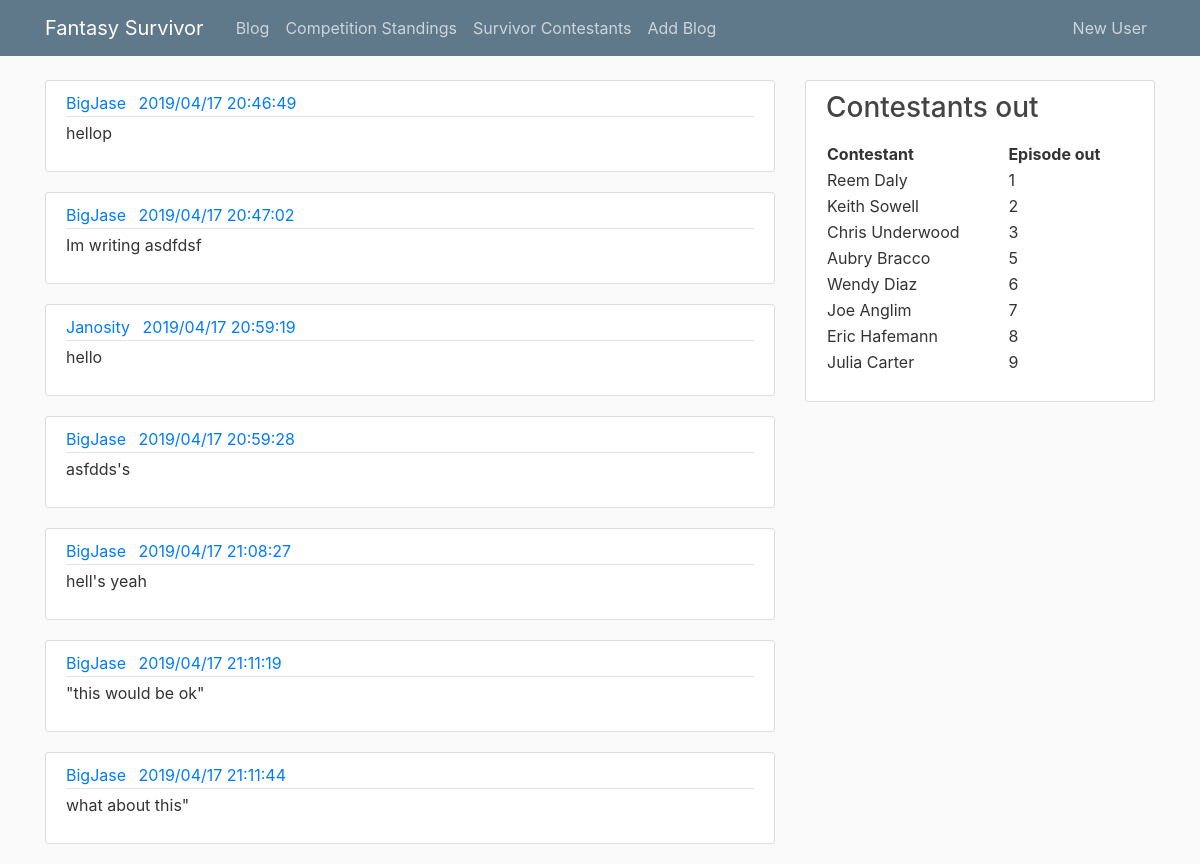
/blog, run on an earlier commit of the app's database.
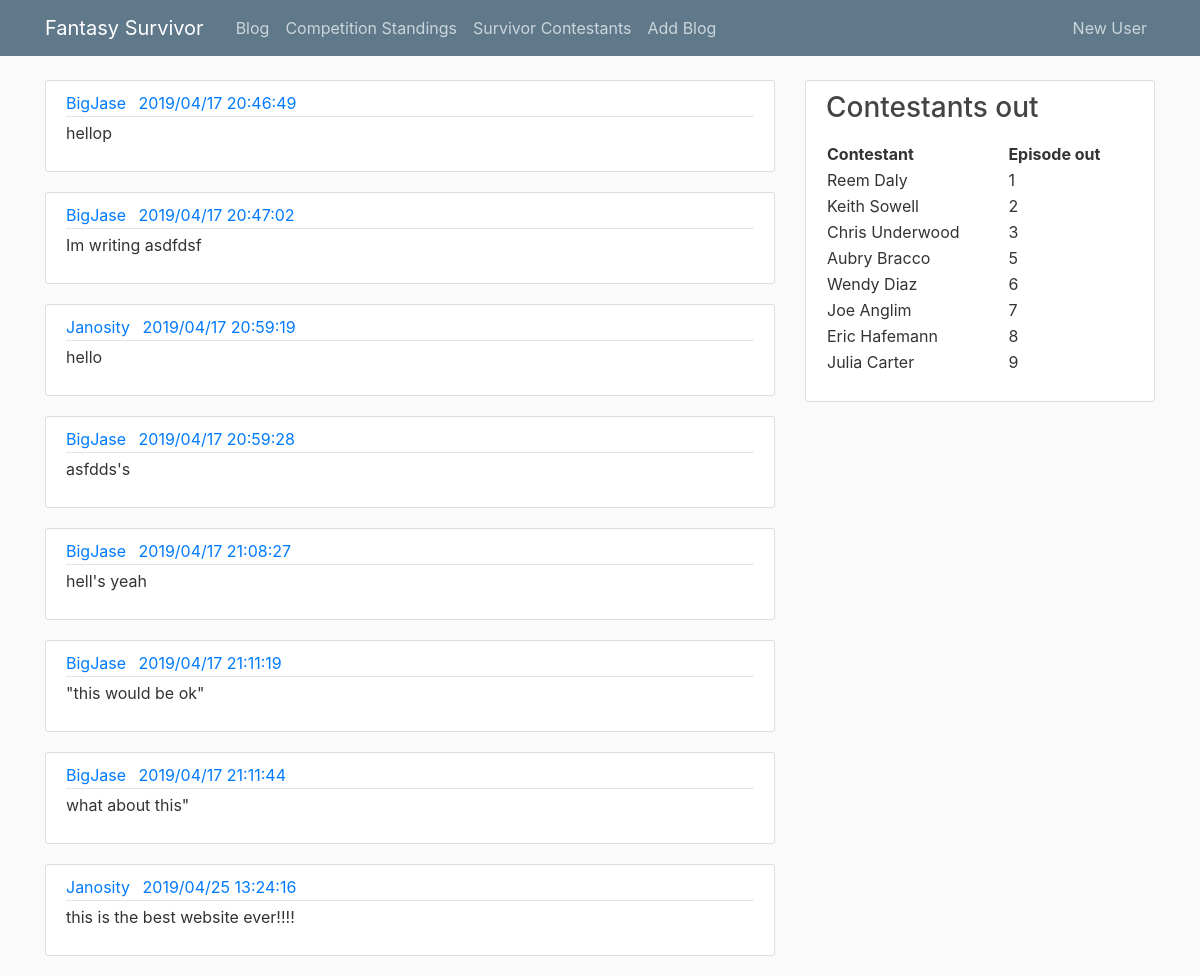
And on a later commit of the database.
### tables this page shows
CREATE TABLE Blog
(time_  DATETIME, 
user_nm varchar(255),
comp_nm varchar(255),
post varchar(255),
PRIMARY KEY (time_, user_nm, comp_nm),
FOREIGN KEY (user_nm) REFERENCES CompUser,
FOREIGN KEY (comp_nm) references FantasyCompetition
);

CREATE TABLE Contestant
(contestant_id INTEGER PRIMARY KEY AUTOINCREMENT, 
name varchar(255),
age INT,
sex char(15),
origin_town varchar(255),
season_no INT,
ep_no INT,
position_out INT,
foreign key (season_no) references Season,
foreign key (ep_no) references Episode
);

### survivorcomp.py (the view)
@app.route("/blog")
def blog():
    conn = sqlite3.connect('survivor.db')
    conn.row_factory = dict_factory
    c = conn.cursor()
    c.execute("SELECT * FROM Blog")
    blogs = c.fetchall()
    c.execute("SELECT * FROM CompUser")
    users = c.fetchall()
    return render_template('blog.html', posts=blogs)

### survivorcomp.py (called while the page is built)
def dict_factory(cursor, row):
    d = {}
    for idx, col in enumerate(cursor.description):
        d[col[0]] = row[idx]
    return d

@app.context_processor
def feed_layout():
    conn = sqlite3.connect('survivor.db')
    conn.row_factory = dict_factory
    c = conn.cursor()
    c.execute("SELECT name, ep_no \
        FROM contestant \
        Where ep_no is not Null \
        order by ep_no")
    out_cons = c.fetchall()
    return dict(out_cons=out_cons)

### templates/blog.html
{% extends "layout.html" %}
{% block content %}
    {% for post in posts %}
        <article class="media content-section">
          <div class="media-body">
            <div class="article-metadata">
              <a class="mr-2" href="#">{{ post.user_nm }}</a>
              <a class="mr-2" href='#'>{{ post.time_ }}</a>
            </div>
            <p class="article-content">{{ post.post }}</p>
          </div>
        </article>
    {% endfor %}
{% endblock content %}

### templates/layout.html (shortened to what this page needs)
<!DOCTYPE html>
<html>
<head>
    <link rel="stylesheet" href="https://maxcdn.bootstrapcdn.com/bootstrap/4.0.0/css/bootstrap.min.css">
    <link rel="stylesheet" type="text/css" href="{{ url_for('static', filename='main.css') }}">
</head>
<body>
    <header class="site-header">
      <nav class="navbar navbar-expand-md navbar-dark bg-steel fixed-top">
        <div class="container">
          <a class="navbar-brand mr-4" href="/">Fantasy Survivor</a>
          <div class="collapse navbar-collapse" id="navbarToggle">
            <div class="navbar-nav mr-auto">
              <a class="nav-item nav-link" href="{{ url_for('blog') }}">Blog</a>
              <a class="nav-item nav-link" href="{{ url_for('board') }}">Competition Standings</a>
              <a class="nav-item nav-link" href="{{ url_for('contestants') }}">Survivor Contestants</a>
              <a class="nav-item nav-link" href="{{ url_for('add_blog') }}">Add Blog</a>
            </div>
            <div class="navbar-nav">
              <a class="nav-item nav-link" href="{{ url_for('register') }}">New User</a>
            </div>
          </div>
        </div>
      </nav>
    </header>
    <main role="main" class="container">
      <div class="row">
        <div class="col-md-8">
          {% block content %}{% endblock %}
        </div>
        <div class="col-md-4">
          <div class="content-section">
            <h3>Contestants out</h3>
            <p class='text-muted'>
              <table style="width:100%">
                <tr>
                  <th>Contestant</th>
                  <th>Episode out</th>
                </tr>
                  {% for contestant in out_cons%}
                    <tr>
                      <td>{{ contestant['name'] }}</td>
                      <td>{{ contestant['ep_no'] }}</td>
                    </tr>
                  {% endfor %}
              </table>
            </p>
          </div>
        </div>
      </div>
    </main>
</body>
</html>

### static/main.css (style rules this page uses)
body { background: #fafafa; color: #333333; margin-top: 5rem; }
h1, h2, h3, h4, h5, h6 { color: #444444; }
.bg-steel { background-color: #5f788a; }
.site-header .navbar-nav .nav-link { color: #cbd5db; }
.content-section { background: #ffffff; padding: 10px 20px; border: 1px solid #dddddd; border-radius: 3px; margin-bottom: 20px; }
.article-content { white-space: pre-line; }
.article-metadata { padding-bottom: 1px; margin-bottom: 4px; border-bottom: 1px solid #e3e3e3 }

What changed in the data, as far as the page shows it:
added Blog: user_nm "Janosity", time_ "2019/04/25 13:24:16", post "this is the best website ever!!!!"
